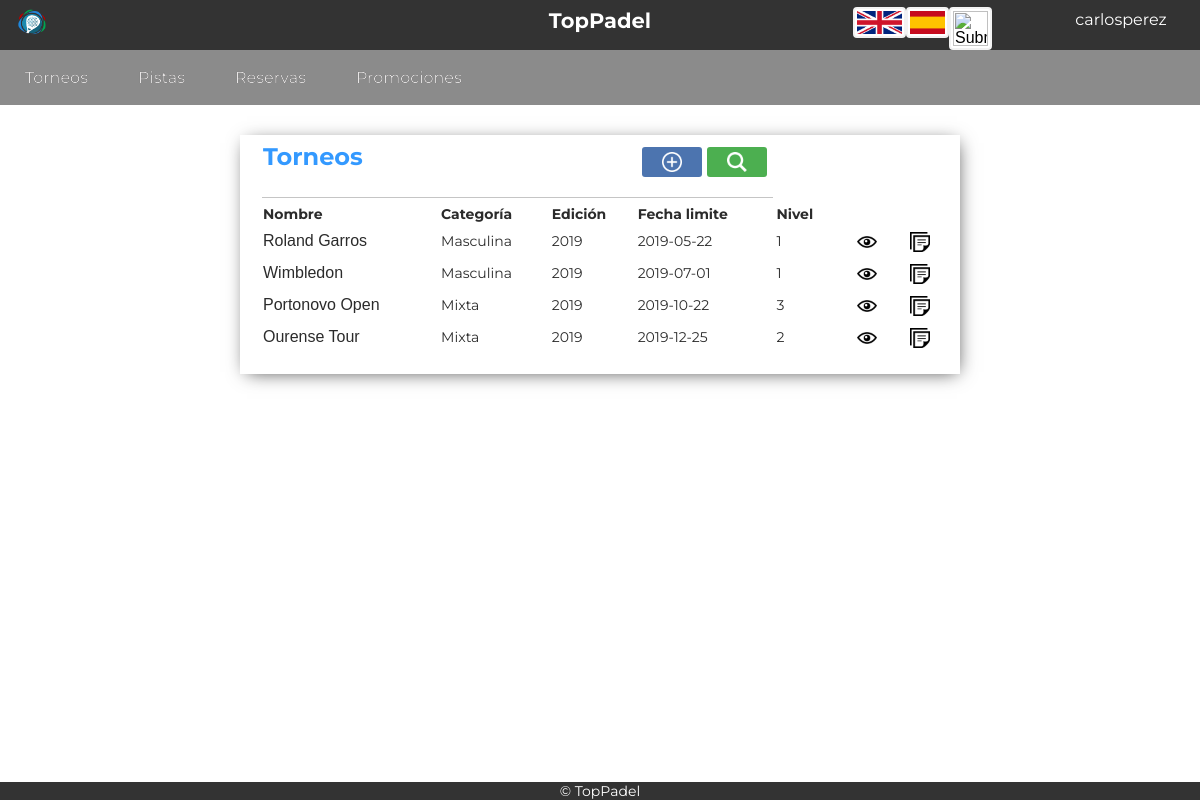
Before: /Controllers/Torneos_Controller.php (signed in) with the older database file.
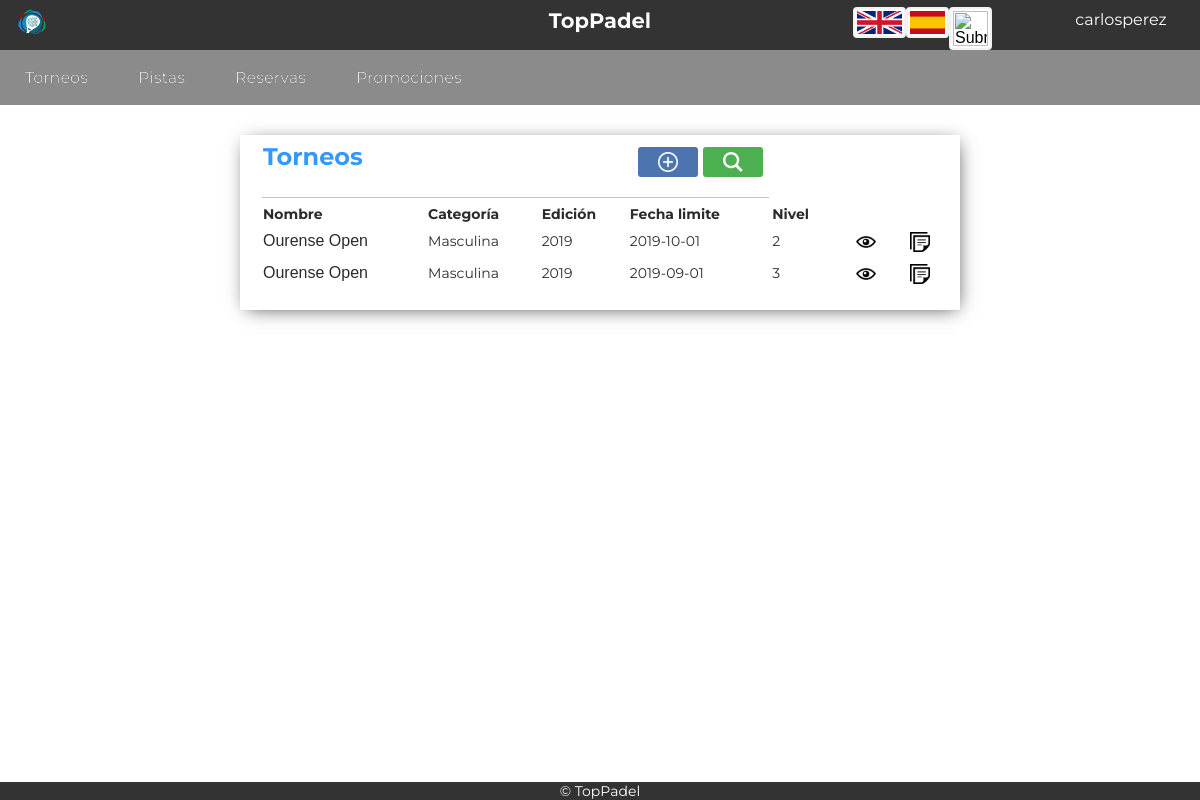
After: the same page with the newer database file.
### tables this page shows
CREATE TABLE `torneo` (
  `ID_Torneo` tinyint(5) NOT NULL,
  `nombre` varchar(45) NOT NULL,
  `categoria` varchar(15) NOT NULL,
  `fecha` date NOT NULL,
  `edicion` int(5) NOT NULL,
  `nivel` int(5) NOT NULL
);

### Models/Torneos_Model.php (called while the page is built, shortened)
<?php
class Torneos_Model{
	function __construct ($ID_Torneo,$nombre,$categoria,$edicion,$fecha,$nivel){
		include_once 'Access_DB.php';
		$this->mysqli = ConnectDB();
		}
function searchPorCategoria(){
	     $sql = "SELECT *
       			FROM torneo
    			WHERE
    				(
					(`categoria` LIKE '".$_SESSION['sexo']."') OR  (`categoria` LIKE 'Mixta')
    				)";
    if (!($resultado = $this->mysqli->query($sql))){
		return 'Error en la búsqueda';
	}
    else{
		return $resultado;
	}
}
}
?>

### Models/Access_DB.php (called while the page is built)
<?php
function ConnectDB()
{
    $mysqli = new mysqli("localhost", "todolist", "todolist", "todolist");
	if ($mysqli->connect_errno) {
		include './MESSAGE.php';
		new MESSAGE("Fallo al conectar a MySQL: (" . $mysqli->connect_errno . ") " . $mysqli->connect_error, './index.php');
		return false;
	}
	else{
		return $mysqli;
	}
}
?>

### Views/Torneos_SHOWALL_View.php (the view, shortened to what this page needs)
<?php
include_once '../Views/Header.php';
 class Torneos_SHOWALL{
	var $datos;
	function __construct($datos,$enlace){
		$this -> datos = $datos;
		$this -> mostrar();
	}
	function mostrar(){
?>
	<div class="showall">
		<table class="showAllUsers">
			<tr><th class="title" colspan="4"><?php echo $strings['Torneos']; ?>
			<form class="tableActions" action="../Controllers/Torneos_Controller.php" method="">
			<button class="buscar-little" name="action" value="Confirmar_SEARCH1" type="submit"></button>
			<button class="anadir-little"  name="action" value="Confirmar_ADD" type="submit"></button>
			</form></th></tr>
			<tr>
				<th><?php echo $strings['Nombre']; ?></th>
				<th><?php echo $strings['Categoria']; ?></th>
				<th><?php echo $strings['Edicion']; ?></th>
				<th><?php echo $strings['Fecha limite']; ?></th>
				<th><?php echo $strings['Nivel']; ?></th>
				<th></th>
			</tr>
		<?php
			while($fila = $this ->datos->fetch_array()){
		?>
			<tr>
				<form action="../Controllers/Torneos_Controller.php" method="post" name="action" >
					<td><button class="tarea" name="action" value="Confirmar_SHOWTORNEO"><?php echo $fila['nombre']; ?></button></td>
					<td><?php echo $fila['categoria']; ?></td>
					<td><?php echo $fila['edicion']; ?></td>
					<td><?php echo $fila['fecha']; ?></td>
					<td><?php echo $fila['nivel']; ?></td>
					<td style="text-align:right">
						<button class="add" name="action" value="Confirmar_SHOWCURRENT" type="submit"></button>
					</td>
				</form>
				<form action="../Controllers/Inscripcion_Controller.php" method="post" name="action" >
					<td style="text-align:right">
						<button class="inscripcion" name="action" value="Confirmar_INSCRIPCION1" type="submit"></button>
					</td>
					</form>
			</tr>
		<?php
			}
		?>
		</table>
	</div>
<?php
    }
}
?>
<footer>
	<?php include '../Views/Footer.php'; ?>

Changed rows visible on the page:
removed torneo: nombre "Portonovo Open", categoria "Mixta", edicion "2019", fecha "2019-10-22", nivel "3"
removed torneo: nombre "Ourense Tour", categoria "Mixta", edicion "2019", fecha "2019-12-25", nivel "2"
changed torneo (number 1 of 2 on the later page): nombre "Roland Garros" → "Ourense Open"; fecha "2019-05-22" → "2019-10-01"; nivel "1" → "2"
changed torneo (number 2 of 2 on the later page): nombre "Wimbledon" → "Ourense Open"; fecha "2019-07-01" → "2019-09-01"; nivel "1" → "3"
